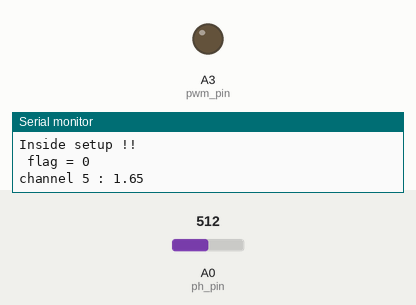
This sketch was run on a simulated Arduino Zero (SAMD21). Shown: output pins drawn as LEDs (lit = HIGH), the last lines printed to the serial monitor. Inputs (shaded band) come from the test bench; at power-on: A0 (ph_pin) = 512 (analog values on the 0–1023 scale).

Above: at 7.1 s.
At 17.3 s:
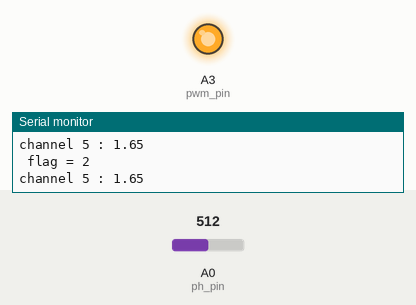
Timing chart, 0 to 28.5 s (numbered marks = the images above):
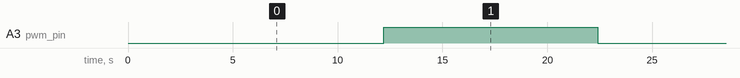

The sketch:

ntc_test_mux.ino
```cpp
#define ph_pin A0

#define mux_pin_1 5
#define mux_pin_2 6
#define mux_pin_3 7

int flag = 0;

#define pwm_pin A3

int muxChannel[8][3]={
  {0,0,0}, //channel 0
  {1,0,0}, //channel 1
  {0,1,0}, //channel 2
  {1,1,0}, //channel 3
  {0,0,1}, //channel 4
  {1,0,1}, //channel 5
  {0,1,1}, //channel 6
  {1,1,1}, //channel 7
};

void setup()
{
  Serial.begin(115200);
  mux_init();
  analogReadResolution(12);

  Serial.println("Inside setup !!");

  delay(2000);
}

void loop()
{
  switch(flag) {
    case 0 :
      analogWrite(pwm_pin, 64);
      break;
    case 1 :
      analogWrite(pwm_pin, 127);
      break;
    case 2 :
      analogWrite(pwm_pin, 192);
      break;
    case 3 :
      analogWrite(pwm_pin, 250);
      break;
  }

  Serial.print(" flag = "); Serial.println(flag);
  delay(100);

//  Serial.print("channel 1 : "); Serial.println((readMux(0)));
//  Serial.print("channel 2 : "); Serial.println((readMux(1)));
//  Serial.print("channel 3 : "); Serial.println((readMux(2)));
//  Serial.print("channel 4 : "); Serial.println((readMux(3)));
//  Serial.print("channel 5 : "); Serial.println((readMux(4)));
  int a = analogRead(0);
  float volt = (3.3/4096) * a;
  Serial.print("channel 5 : "); Serial.println(volt);

  Serial.println();

  flag += 1;
  if(flag > 3) flag = 0;

  delay(5000);
}

int readMux(int channel){

  digitalWrite(mux_pin_1, muxChannel[channel][0]);
  digitalWrite(mux_pin_2, muxChannel[channel][1]);
  digitalWrite(mux_pin_3, muxChannel[channel][2]);

  delay(100);

  int val = analogRead(ph_pin);
  return val;
}

void mux_init(void) {
  pinMode(mux_pin_1, OUTPUT);
  pinMode(mux_pin_2, OUTPUT);
  pinMode(mux_pin_3, OUTPUT);

  digitalWrite(mux_pin_1, 0);
  digitalWrite(mux_pin_2, 0);
  digitalWrite(mux_pin_3, 0);
}

float getTemp(int val){ // SINGLE GET  SINGLE TEMPRATURE
  float voltageDividerR1 = 250;         // Resistor value in R1 for voltage devider method
  float BValue = 4000;                    // The B Value of the thermistor for the temperature measuring range
  float R1 = 10000;                        // Thermistor resistor rating at based temperature (25 degree celcius)
  float T1 = 298.15f;                      /* Base temperature T1 in Kelvin (default should be at 25 degree)*/
  float R2 ;                              /* Resistance of Thermistor (in ohm) at Measuring Temperature*/
  float T2 ;                              /* Measurement temperature T2 in Kelvin */

  float a ;                               /* Use for calculation in Temperature*/
  float b ;                               /* Use for calculation in Temperature*/
  float c ;                               /* Use for calculation in Temperature*/
  float d ;                               /* Use for calculation in Temperature*/
  float e = 2.718281828f ;

  R2 = (voltageDividerR1*val)/(4095-val);
  a = 1/T1;
  b = log10(R1/R2);
  c = b / log10(e);
  d = c / BValue ;
  T2 = 1 / (a- d);
  T2 = T2 - 273.15;

  return T2;
}
```

Measured:
- by itself, A3 (pwm_pin): alternates HIGH for 10.2 s and LOW for 10.2 s
